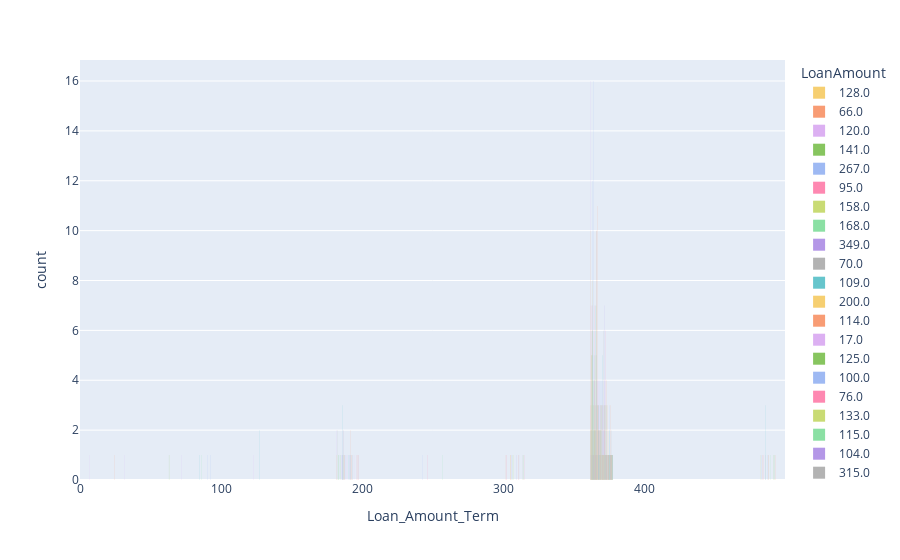

Notebook cell for this chart:
### Code cell
px.histogram(df_loan, x="Loan_Amount_Term", color='LoanAmount', barmode='group', color_discrete_sequence=px.colors.qualitative.Pastel)
